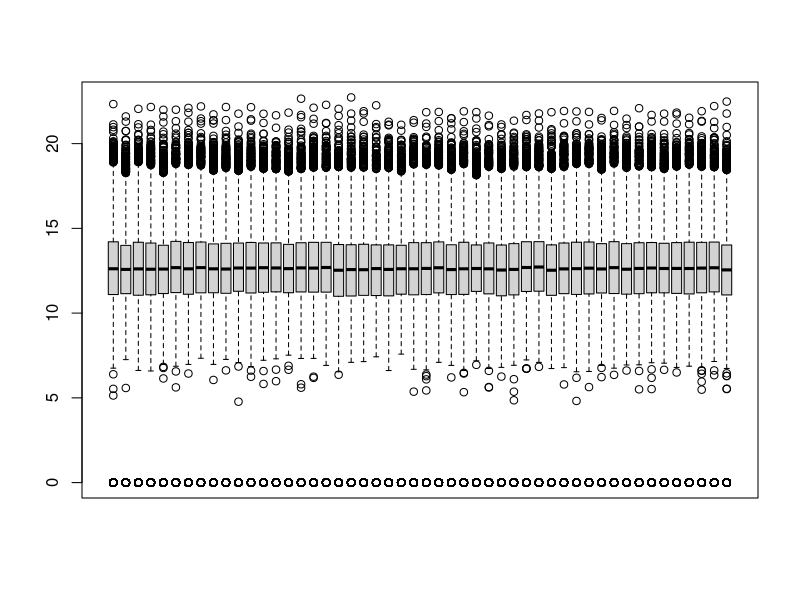
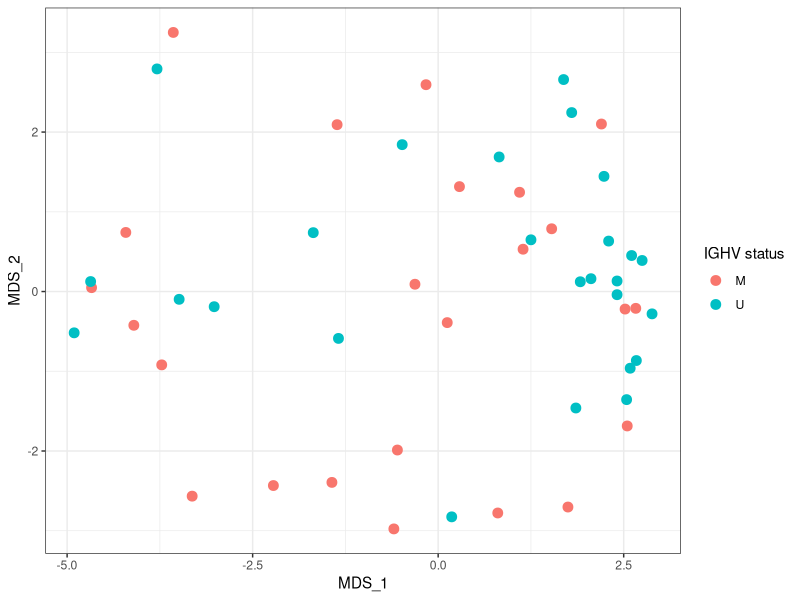
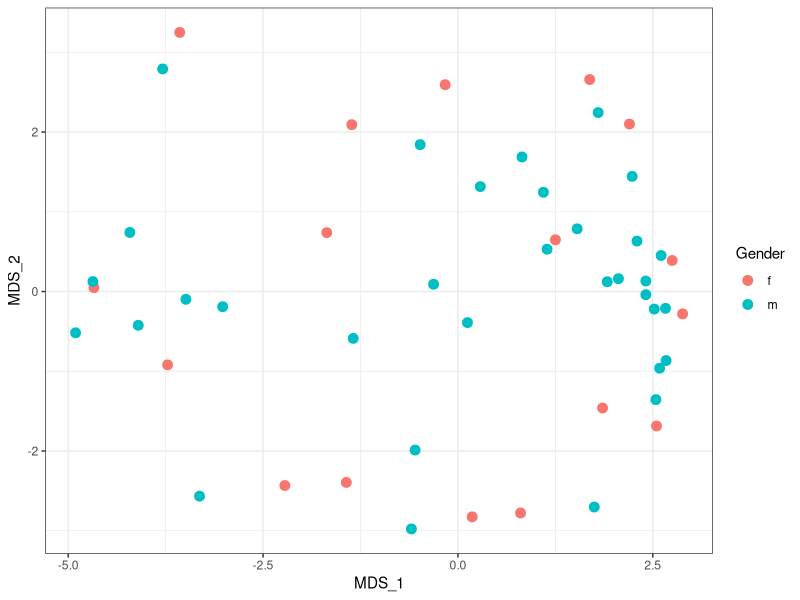
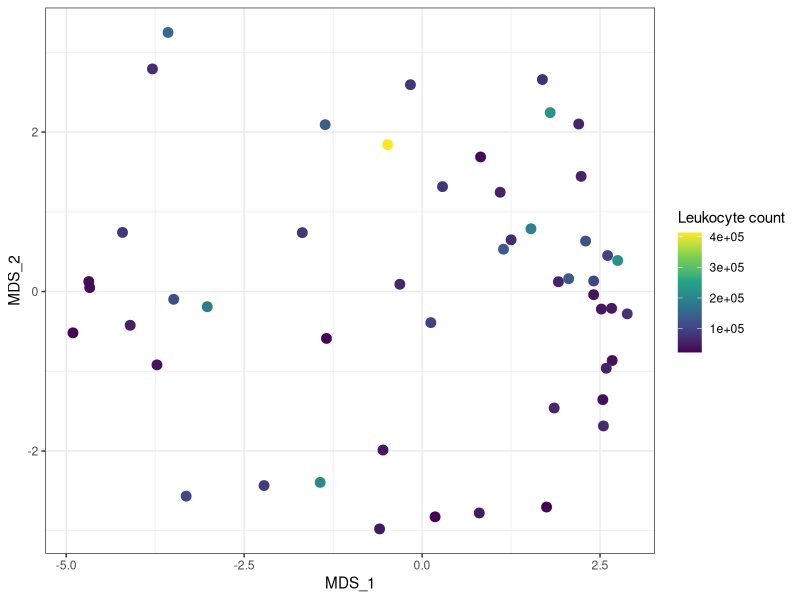
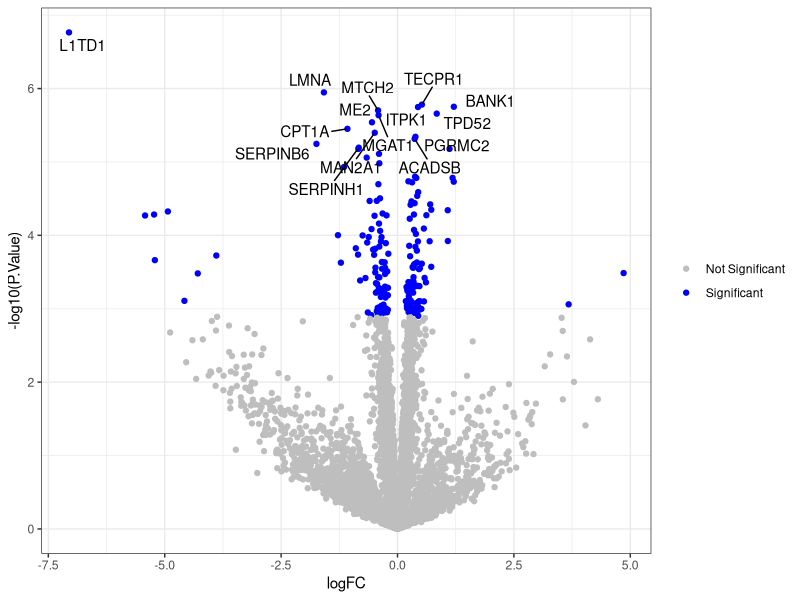
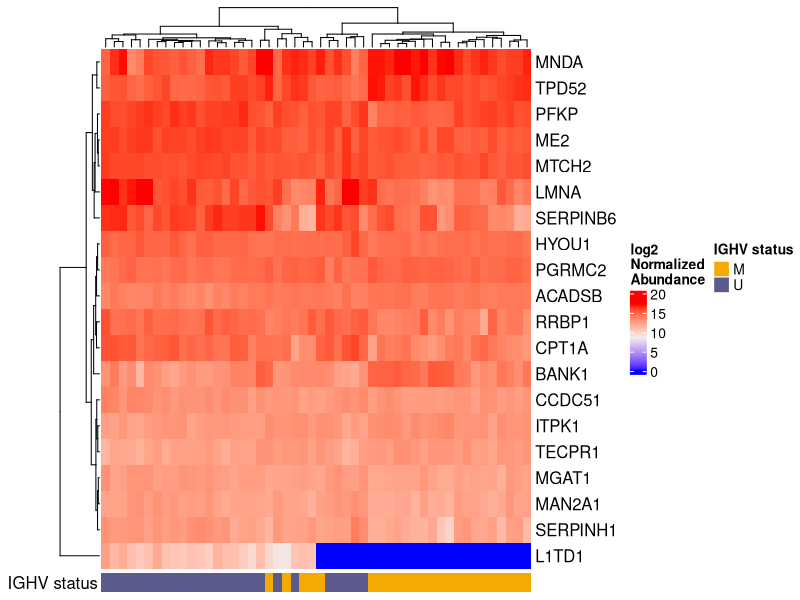
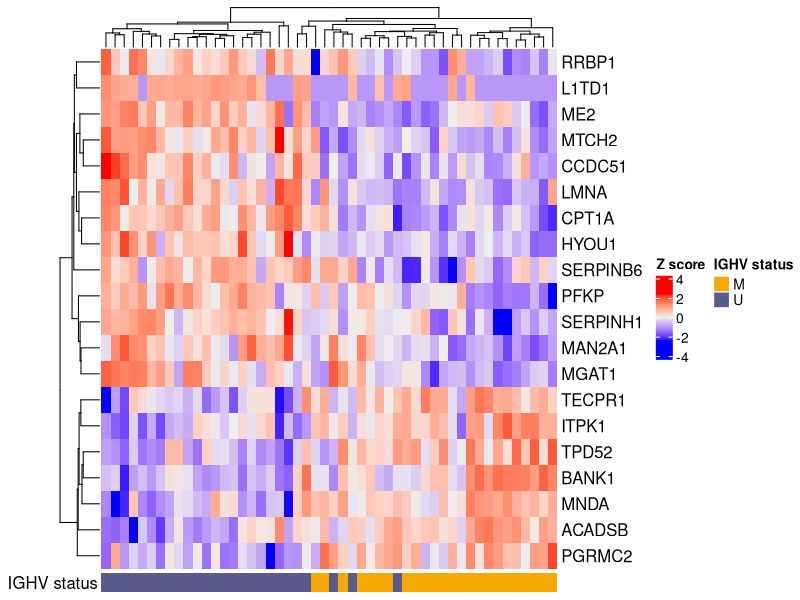
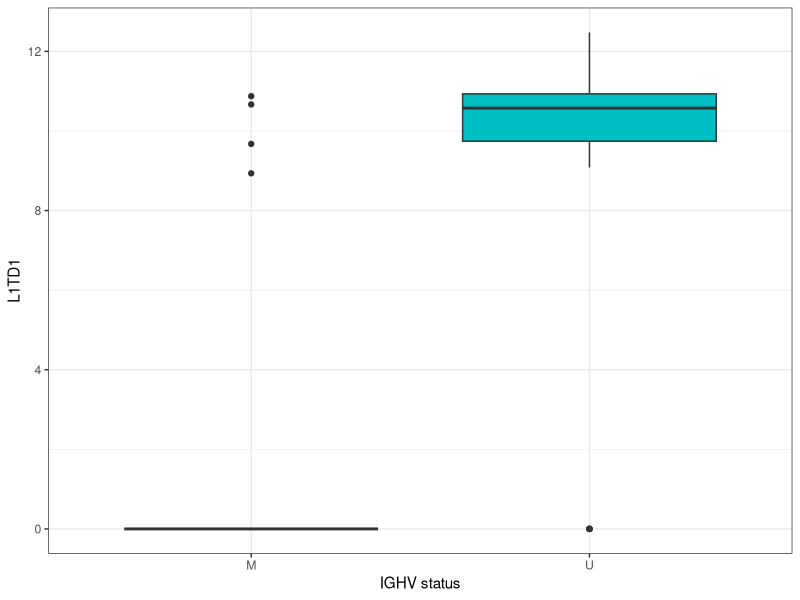

These charts were generated, in order, by the following R code:
## ---- chunk 1
knitr::opts_chunk$set(echo = TRUE)
## ---- chunk 2
library(dplyr)
library(limma)
library(ggplot2)
library(ggrepel)
library(ComplexHeatmap)
## ---- chunk 3
dat0 <- read.delim("legacy-report.pg_matrix.tsv", check.names = FALSE)

# Split out protein annotation and protein abundance data
anno <- select(dat0, Protein.Group:First.Protein.Description)
dat <- select(dat0, -(Protein.Group:First.Protein.Description))

# Clean up column names so they match filenames in metadata
colnames(dat) <- gsub("D:\\PXD022216\\", "", colnames(dat), fixed = TRUE)

# Set rownames to Protein.Group
rownames(dat) <- anno$Protein.Group
## ---- chunk 4
pdata <- read.delim("Annotation_file_timsTOF.txt")
rownames(pdata) <- pdata$File.name

# Reorder to match proteomics data
pdata <- pdata[colnames(dat),]

# Check again to make sure metadata matches proteomics data
identical(pdata$File.name, colnames(dat))
## ---- chunk 5
na.mat <- is.na(dat) 
dat[na.mat] <- 0
## ---- chunk 6
dat.trans <- log2(dat + 1)
## ---- chunk 7
boxplot(dat.trans, xaxt = "n")
## ---- chunk 8
num.nonmissing <- rowSums(!na.mat)
keep <- num.nonmissing >= ncol(dat.trans)/2
dat.filtered <- dat.trans[keep,]
## ---- chunk 9
coords <- plotMDS(dat.filtered, plot = FALSE)
plotdat <- pdata
plotdat$MDS_1 <- coords$x
plotdat$MDS_2 <- coords$y
## ---- chunk 10
ggplot(plotdat, aes(x = MDS_1, y = MDS_2, color = IGHV.status)) + geom_point(size = 3) + theme_bw() + labs(color = "IGHV status")
## ---- chunk 11
ggplot(plotdat, aes(x = MDS_1, y = MDS_2, color = Gender)) + geom_point(size = 3) + theme_bw()
## ---- chunk 12
ggplot(plotdat, aes(x = MDS_1, y = MDS_2, color = Leukocyte.count)) + geom_point(size = 3) + theme_bw() + scale_color_viridis_c() + labs(color = "Leukocyte count")
## ---- chunk 13
mm <- model.matrix(~0 + IGHV.status, data = pdata)
## ---- chunk 14
fit <- lmFit(dat.filtered, mm)
## ---- chunk 15
contr <- makeContrasts(IGHV.statusM - IGHV.statusU, levels = colnames(coef(fit)))
contr2 <- contrasts.fit(fit, contrasts = contr)
## ---- chunk 16
contr3 <- eBayes(contr2)
## ---- chunk 17
results <- topTable(contr3, sort.by = "P", n = Inf)
head(results)
## ---- chunk 18
length(which(results$adj.P.Val < 0.05))
## ---- chunk 19
results$Protein.Group <- rownames(results)
results <- left_join(results, anno, by = "Protein.Group")
results <- dplyr::select(results, Protein.Group, everything())
write.table(results, file = "DE_results.txt", sep = "\t", quote = FALSE, row.names = FALSE)
head(results)
## ---- chunk 20
results$isSig <- ifelse(results$adj.P.Val < 0.05, "Significant", "Not Significant")
top.results <- results[1:15,] # we will only label the most significant proteins
ggplot(results, aes(x = logFC, y = -log10(P.Value), col = isSig)) + geom_point() + 
  scale_color_manual(values = c("grey", "blue")) + 
  geom_text_repel(data = top.results, aes(label = Genes), max.overlaps = Inf, color = "black") + 
  theme_bw() + 
  labs(color = NULL)
## ---- chunk 21
toplot <- results$Protein.Group[1:20] 
plotdat <- as.matrix(dat.filtered[toplot,])
new.rownames <- anno$Genes[match(rownames(plotdat), anno$Protein.Group)]

set.seed(99) # Annotation bar colors are random!
col_ha <- HeatmapAnnotation(`IGHV status` = pdata$IGHV.status, annotation_name_side = "left")

Heatmap(plotdat, heatmap_legend_param = list(title = "log2\nNormalized\nAbundance"), show_column_names = FALSE, row_labels = new.rownames, bottom_annotation = col_ha)
## ---- chunk 22
toplot <- results$Protein.Group[1:20] 
plotdat <- as.matrix(dat.filtered[toplot,])
# convert to Z scores
plotdat <- t(apply(plotdat, 1, scale))

new.rownames <- anno$Genes[match(rownames(plotdat), anno$Protein.Group)]

set.seed(99) # Annotation bar colors are random!
col_ha <- HeatmapAnnotation(`IGHV status` = pdata$IGHV.status, annotation_name_side = "left")

Heatmap(plotdat, heatmap_legend_param = list(title = "Z score"), show_column_names = FALSE, row_labels = new.rownames, bottom_annotation = col_ha)
## ---- chunk 23
plotdat <- pdata
plotdat$L1TD1 <- as.numeric(dat.filtered["Q5T7N2",])
plotdat$LMNA <- as.numeric(dat.filtered["P02545",])
## ---- chunk 24
ggplot(plotdat, aes(x = IGHV.status, y = L1TD1, fill = IGHV.status)) + geom_boxplot() + theme_bw() + theme(legend.position = "none") + labs(x = "IGHV status")
## ---- chunk 25
ggplot(plotdat, aes(x = IGHV.status, y = LMNA, fill = IGHV.status)) + geom_boxplot() + theme_bw() + theme(legend.position = "none") + labs(x = "IGHV status")
## ---- chunk 26
sessionInfo()
